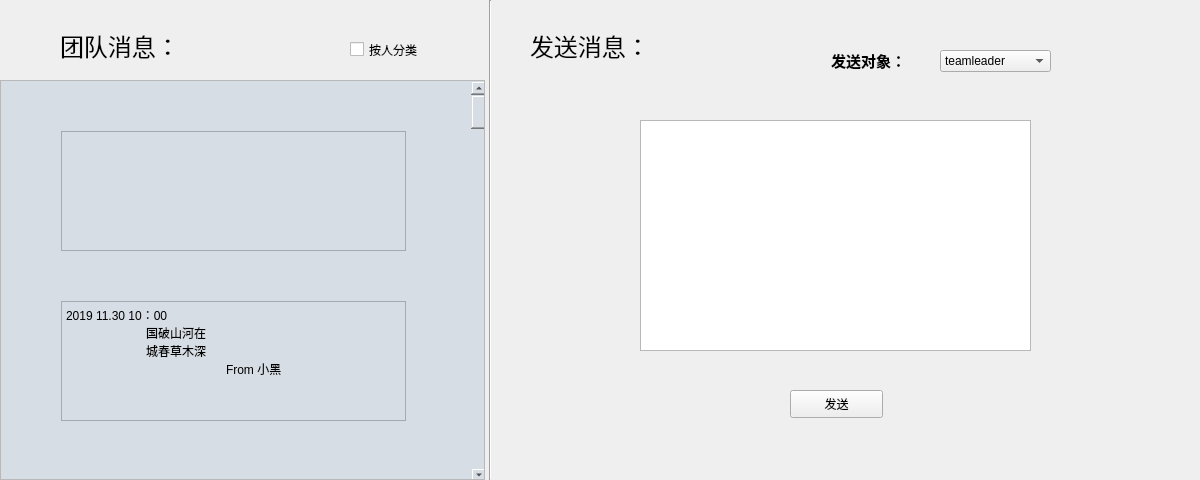
<?xml version="1.0" encoding="UTF-8"?>
<ui version="4.0">
 <class>teaminfo</class>
 <widget class="QWidget" name="teaminfo">
  <property name="geometry">
   <rect>
    <x>0</x>
    <y>0</y>
    <width>1200</width>
    <height>480</height>
   </rect>
  </property>
  <property name="windowTitle">
   <string>Form</string>
  </property>
  <widget class="Line" name="line">
   <property name="geometry">
    <rect>
     <x>485</x>
     <y>0</y>
     <width>10</width>
     <height>480</height>
    </rect>
   </property>
   <property name="orientation">
    <enum>Qt::Vertical</enum>
   </property>
  </widget>
  <widget class="QCheckBox" name="checkBox">
   <property name="geometry">
    <rect>
     <x>350</x>
     <y>40</y>
     <width>91</width>
     <height>19</height>
    </rect>
   </property>
   <property name="text">
    <string>按人分类</string>
   </property>
  </widget>
  <widget class="QScrollArea" name="scrollArea">
   <property name="geometry">
    <rect>
     <x>0</x>
     <y>80</y>
     <width>485</width>
     <height>400</height>
    </rect>
   </property>
   <property name="widgetResizable">
    <bool>true</bool>
   </property>
   <widget class="QWidget" name="scrollAreaWidgetContents">
    <property name="geometry">
     <rect>
      <x>0</x>
      <y>0</y>
      <width>483</width>
      <height>398</height>
     </rect>
    </property>
    <property name="styleSheet">
     <string notr="true">background-color: rgb(215, 221, 228);</string>
    </property>
    <widget class="QScrollBar" name="verticalScrollBar">
     <property name="geometry">
      <rect>
       <x>470</x>
       <y>0</y>
       <width>16</width>
       <height>401</height>
      </rect>
     </property>
     <property name="orientation">
      <enum>Qt::Vertical</enum>
     </property>
    </widget>
    <widget class="QTextBrowser" name="textBrowser">
     <property name="geometry">
      <rect>
       <x>60</x>
       <y>50</y>
       <width>345</width>
       <height>120</height>
      </rect>
     </property>
     <property name="html">
      <string>&lt;!DOCTYPE HTML PUBLIC &quot;-//W3C//DTD HTML 4.0//EN&quot; &quot;http://www.w3.org/TR/REC-html40/strict.dtd&quot;&gt;
&lt;html&gt;&lt;head&gt;&lt;meta name=&quot;qrichtext&quot; content=&quot;1&quot; /&gt;&lt;style type=&quot;text/css&quot;&gt;
p, li { white-space: pre-wrap; }
&lt;/style&gt;&lt;/head&gt;&lt;body style=&quot; font-family:'SimSun'; font-size:9pt; font-weight:400; font-style:normal;&quot;&gt;
&lt;p style=&quot;-qt-paragraph-type:empty; margin-top:0px; margin-bottom:0px; margin-left:0px; margin-right:0px; -qt-block-indent:0; text-indent:0px;&quot;&gt;&lt;br /&gt;&lt;/p&gt;&lt;/body&gt;&lt;/html&gt;</string>
     </property>
    </widget>
    <widget class="QTextBrowser" name="textBrowser_2">
     <property name="geometry">
      <rect>
       <x>60</x>
       <y>220</y>
       <width>345</width>
       <height>120</height>
      </rect>
     </property>
     <property name="html">
      <string>&lt;!DOCTYPE HTML PUBLIC &quot;-//W3C//DTD HTML 4.0//EN&quot; &quot;http://www.w3.org/TR/REC-html40/strict.dtd&quot;&gt;
&lt;html&gt;&lt;head&gt;&lt;meta name=&quot;qrichtext&quot; content=&quot;1&quot; /&gt;&lt;style type=&quot;text/css&quot;&gt;
p, li { white-space: pre-wrap; }
&lt;/style&gt;&lt;/head&gt;&lt;body style=&quot; font-family:'SimSun'; font-size:9pt; font-weight:400; font-style:normal;&quot;&gt;
&lt;p style=&quot; margin-top:0px; margin-bottom:0px; margin-left:0px; margin-right:0px; -qt-block-indent:0; text-indent:0px;&quot;&gt;2019 11.30 10：00&lt;/p&gt;
&lt;p style=&quot; margin-top:0px; margin-bottom:0px; margin-left:0px; margin-right:0px; -qt-block-indent:0; text-indent:0px;&quot;&gt;	国破山河在&lt;/p&gt;
&lt;p style=&quot; margin-top:0px; margin-bottom:0px; margin-left:0px; margin-right:0px; -qt-block-indent:0; text-indent:0px;&quot;&gt;	城春草木深&lt;/p&gt;
&lt;p style=&quot; margin-top:0px; margin-bottom:0px; margin-left:0px; margin-right:0px; -qt-block-indent:0; text-indent:0px;&quot;&gt;		From 小黑&lt;/p&gt;&lt;/body&gt;&lt;/html&gt;</string>
     </property>
    </widget>
   </widget>
  </widget>
  <widget class="QLabel" name="label">
   <property name="geometry">
    <rect>
     <x>60</x>
     <y>30</y>
     <width>151</width>
     <height>31</height>
    </rect>
   </property>
   <property name="font">
    <font>
     <family>华文行楷</family>
     <pointsize>18</pointsize>
    </font>
   </property>
   <property name="text">
    <string>团队消息：</string>
   </property>
  </widget>
  <widget class="QPushButton" name="pushButton">
   <property name="geometry">
    <rect>
     <x>790</x>
     <y>390</y>
     <width>93</width>
     <height>28</height>
    </rect>
   </property>
   <property name="text">
    <string>发送</string>
   </property>
  </widget>
  <widget class="QTextEdit" name="textEdit">
   <property name="geometry">
    <rect>
     <x>640</x>
     <y>120</y>
     <width>391</width>
     <height>231</height>
    </rect>
   </property>
  </widget>
  <widget class="QLabel" name="label_2">
   <property name="geometry">
    <rect>
     <x>831</x>
     <y>50</y>
     <width>101</width>
     <height>20</height>
    </rect>
   </property>
   <property name="font">
    <font>
     <family>Adobe Arabic</family>
     <pointsize>11</pointsize>
     <weight>75</weight>
     <bold>true</bold>
    </font>
   </property>
   <property name="frameShadow">
    <enum>QFrame::Sunken</enum>
   </property>
   <property name="text">
    <string>发送对象：</string>
   </property>
  </widget>
  <widget class="QComboBox" name="comboBox">
   <property name="geometry">
    <rect>
     <x>940</x>
     <y>50</y>
     <width>111</width>
     <height>22</height>
    </rect>
   </property>
   <item>
    <property name="text">
     <string>teamleader</string>
    </property>
   </item>
   <item>
    <property name="text">
     <string>小黑</string>
    </property>
   </item>
  </widget>
  <widget class="QLabel" name="label_3">
   <property name="geometry">
    <rect>
     <x>530</x>
     <y>30</y>
     <width>151</width>
     <height>31</height>
    </rect>
   </property>
   <property name="font">
    <font>
     <family>华文行楷</family>
     <pointsize>18</pointsize>
    </font>
   </property>
   <property name="text">
    <string>发送消息：</string>
   </property>
  </widget>
 </widget>
 <resources/>
 <connections/>
</ui>
